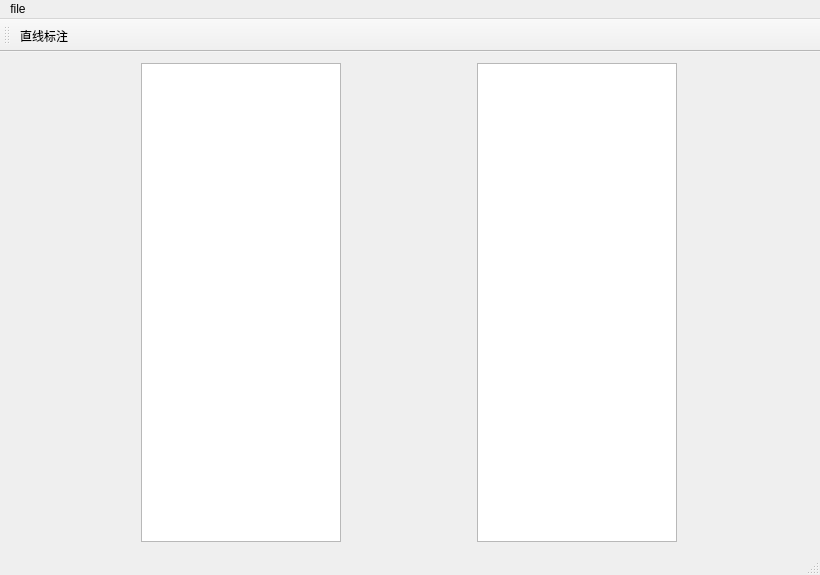
<?xml version="1.0" encoding="UTF-8"?>
<ui version="4.0">
 <class>BimClass</class>
 <widget class="QMainWindow" name="BimClass">
  <property name="geometry">
   <rect>
    <x>0</x>
    <y>0</y>
    <width>820</width>
    <height>575</height>
   </rect>
  </property>
  <property name="windowTitle">
   <string>Bim</string>
  </property>
  <widget class="QWidget" name="centralWidget">
   <property name="enabled">
    <bool>true</bool>
   </property>
   <layout class="QHBoxLayout" name="horizontalLayout">
    <item>
     <widget class="QTreeView" name="treeView">
      <property name="maximumSize">
       <size>
        <width>200</width>
        <height>16777215</height>
       </size>
      </property>
     </widget>
    </item>
    <item>
     <widget class="QTreeView" name="treeView_2">
      <property name="maximumSize">
       <size>
        <width>200</width>
        <height>16777215</height>
       </size>
      </property>
     </widget>
    </item>
   </layout>
  </widget>
  <widget class="QMenuBar" name="menuBar">
   <property name="geometry">
    <rect>
     <x>0</x>
     <y>0</y>
     <width>820</width>
     <height>25</height>
    </rect>
   </property>
   <widget class="QMenu" name="menu">
    <property name="title">
     <string>file</string>
    </property>
    <addaction name="btnopenfile"/>
   </widget>
   <addaction name="menu"/>
  </widget>
  <widget class="QToolBar" name="mainToolBar">
   <attribute name="toolBarArea">
    <enum>TopToolBarArea</enum>
   </attribute>
   <attribute name="toolBarBreak">
    <bool>false</bool>
   </attribute>
   <addaction name="action"/>
  </widget>
  <widget class="QStatusBar" name="statusBar"/>
  <action name="btnopenfile">
   <property name="text">
    <string>open</string>
   </property>
  </action>
  <action name="action">
   <property name="icon">
    <iconset theme="accessories-dictionary"/>
   </property>
   <property name="text">
    <string>直线标注</string>
   </property>
  </action>
 </widget>
 <layoutdefault spacing="6" margin="11"/>
 <resources>
  <include location="Bim.qrc"/>
 </resources>
 <connections/>
</ui>
